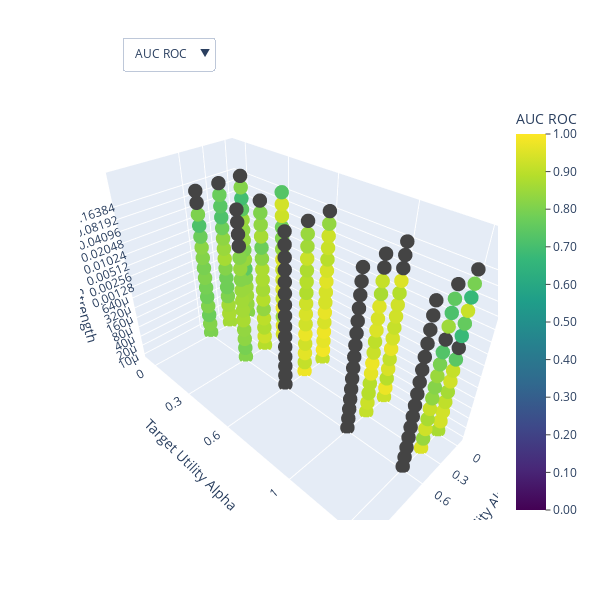

Notebook cell for this chart:
### Markdown cell above
# **Yeast**

### Code cell
analysisVariables = runAnalysis("yeast")

### Figure 1 — Plotly figure (JSON) as saved in the notebook; plotly's stock layout.template omitted (floating-point values rounded to 4 significant figures; data arrays with more than 128 entries replaced by an {"elided": "..."} marker saying what was removed)
{"data": [{"marker": {"cmax": 1, "cmin": 0, "color": {"elided": "225 float values"}, "colorbar": {"ticks": "outside", "ticktext": ["0.00", "0.10", "0.20", "0.30", "0.40", "0.50", "0.60", "0.70", "0.80", "0.90", "1.00"], "tickvals": [0, 0.1, 0.2, 0.3, 0.4, 0.5, 0.6, 0.7, 0.8, 0.9, 1], "title": {"text": "AUC ROC"}}, "colorscale": [[0, "#440154"], [0.1111, "#482878"], [0.2222, "#3e4989"], [0.3333, "#31688e"], [0.4444, "#26828e"], [0.5556, "#1f9e89"], [0.6667, "#35b779"], [0.7778, "#6ece58"], [0.8889, "#b5de2b"], [1, "#fde725"]], "size": 5}, "mode": "markers", "text": {"elided": "225 str values"}, "type": "scatter3d", "x": {"elided": "225 float values"}, "y": {"elided": "225 float values"}, "z": {"elided": "225 float values"}}], "layout": {"height": 600, "scene": {"xaxis": {"range": [-0.1, 1.4], "tickvals": [0, 0.3, 0.6], "title": {"text": "Source Utility Alpha"}}, "yaxis": {"range": [-0.1, 1.4], "tickvals": [0, 0.3, 0.6, 1, 1.3], "title": {"text": "Target Utility Alpha"}}, "zaxis": {"range": [-5.1, 0], "tickvals": [1e-05, 2e-05, 4e-05, 8e-05, 0.00016, 0.00032, 0.00064, 0.00128, 0.00256, 0.00512, 0.01024, 0.02048, 0.04096, 0.08192, 0.1638], "title": {"text": "Noise Strength"}, "type": "log"}}, "updatemenus": [{"buttons": [{"args": [{"marker.color": {"elided": "1x225 float values"}, "marker.colorbar.title.text": "AUC ROC", "text": {"elided": "225 str values"}}], "label": "AUC ROC", "method": "update"}, {"args": [{"marker.color": {"elided": "1x225 float values"}, "marker.colorbar.title.text": "AUC PR", "text": {"elided": "225 str values"}}], "label": "AUC PR", "method": "update"}], "direction": "down", "showactive": true, "x": 0.1, "xanchor": "left", "y": 1.15, "yanchor": "top"}], "width": 600}}
